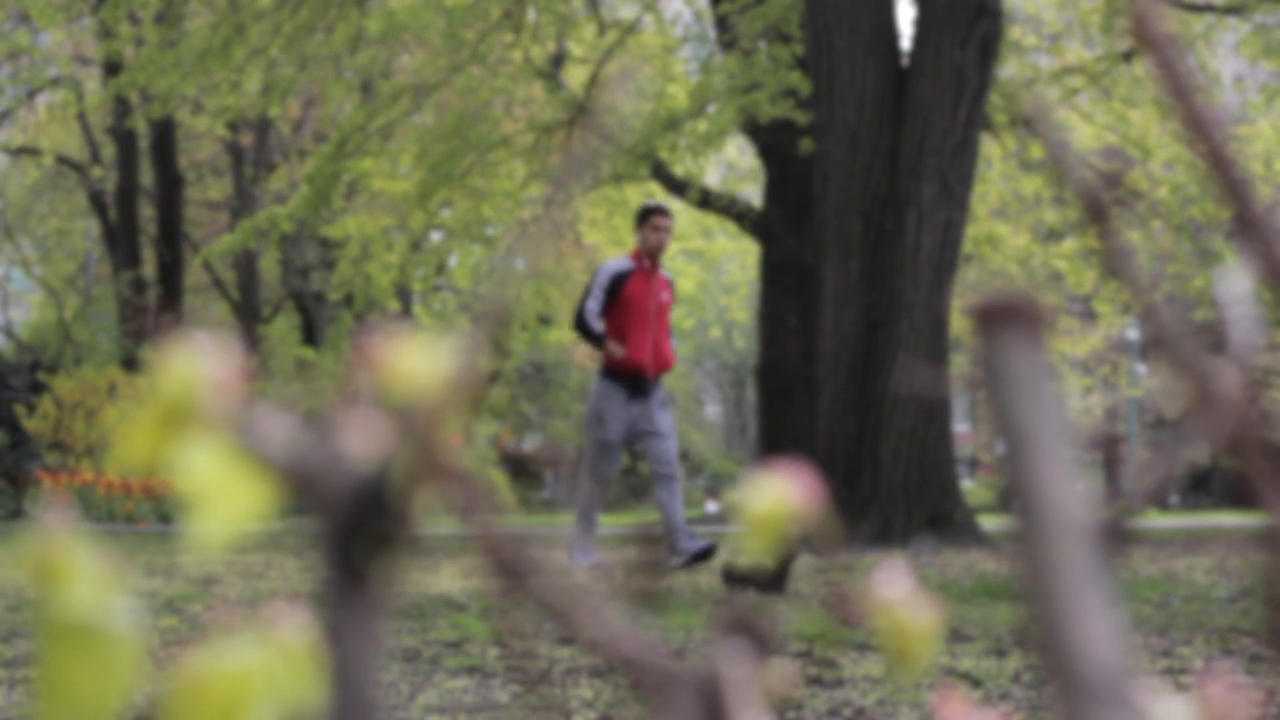
#> input picture frame 35 of back.mp4, 1280 x 720 px, given in place of pexels-engin-akyurt-6613336.mp4, which was not available
$ python back.py
#> lines starting #> are read from the running program, lines starting #| are printed output that depends on the picture; pictures that were not available may be replaced by others from this repository, and a replacement may not be noted
# -*- coding: utf-8 -*-
import cv2
import numpy as np
import time

# フレーム差分の計算
def frame_sub(img1, img2, img3, th):
    # フレームの絶対差分
    diff1 = cv2.absdiff(img1, img2)
    diff2 = cv2.absdiff(img2, img3)

    # 2つの差分画像の論理積
    diff = cv2.bitwise_and(diff1, diff2)

    # 二値化処理
    diff[diff < th] = 0
    diff[diff >= th] = 255

    # メディアンフィルタ処理（ゴマ塩ノイズ除去）
    mask = cv2.medianBlur(diff, 3) #３はフィルタサイズ

    return  mask


# 動画ファイルのキャプチャ
cap = cv2.VideoCapture("pexels-engin-akyurt-6613336.mp4")

# フレームを3枚取得してグレースケール変換
frame1 = cv2.cvtColor(cap.read()[1], cv2.COLOR_RGB2GRAY)
frame2 = cv2.cvtColor(cap.read()[1], cv2.COLOR_RGB2GRAY)
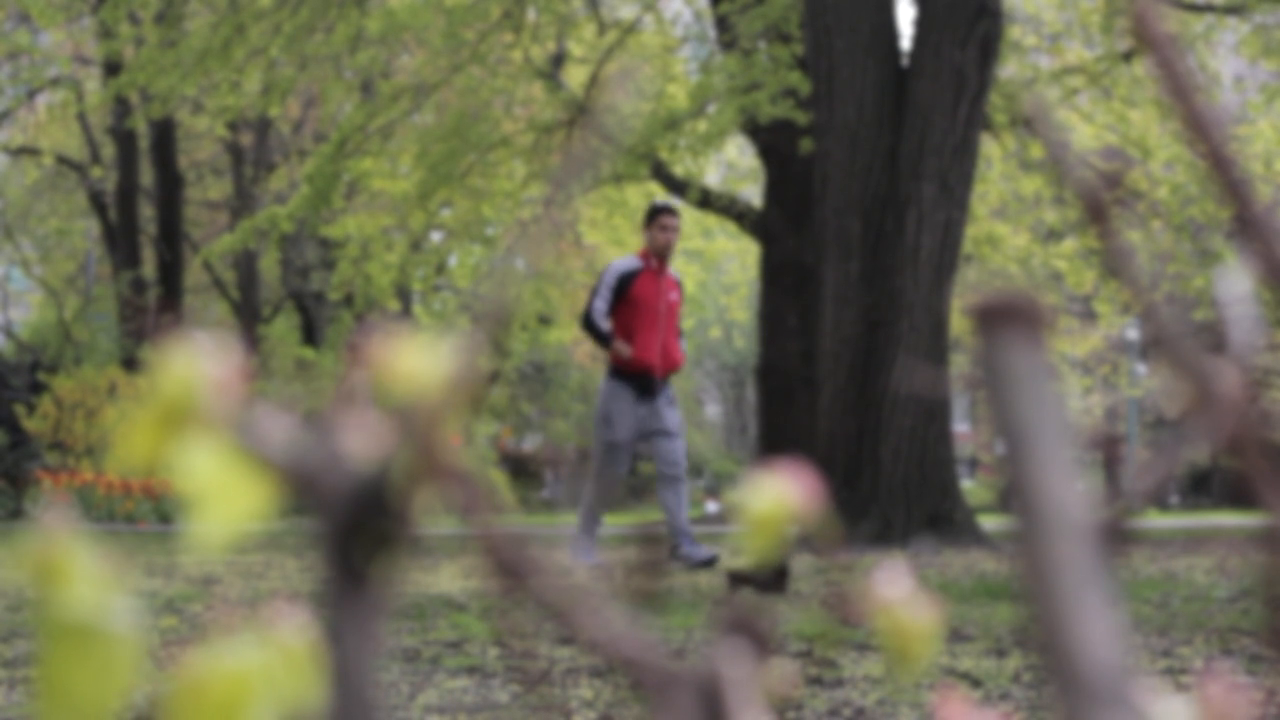
#> input picture frame 36 of back.mp4, 1280 x 720 px, given in place of pexels-engin-akyurt-6613336.mp4, which was not available
frame3 = cv2.cvtColor(cap.read()[1], cv2.COLOR_RGB2GRAY)
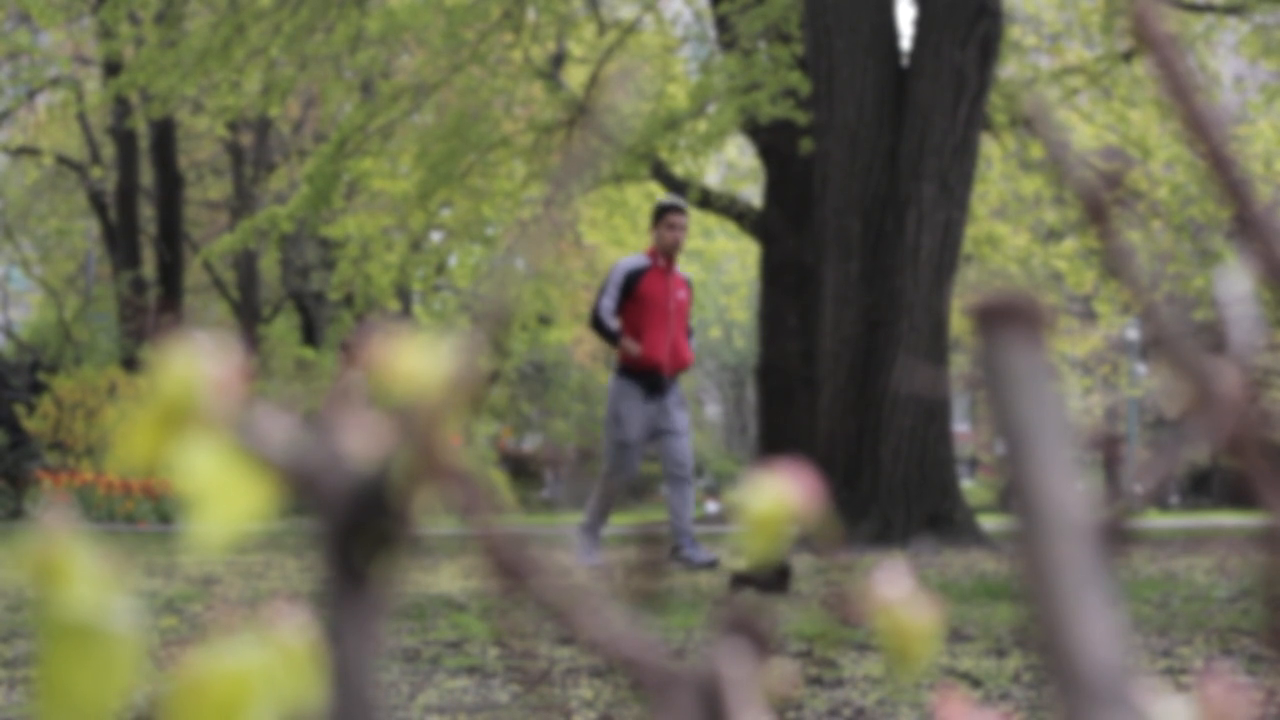
#> input picture frame 37 of back.mp4, 1280 x 720 px, given in place of pexels-engin-akyurt-6613336.mp4, which was not available

while(cap.isOpened()):
    # フレーム間差分を計算
    mask = frame_sub(frame1, frame2, frame3, th=200)
#> in frame_sub, `diff[diff < th] = 0`: diff: shape (720, 1280); every value is 0

    # 結果を表示
    cv2.imshow("Frame1", frame1)
    cv2.imshow("Frame2", frame2)
    cv2.imshow("Frame3", frame3)
    cv2.imshow("Mask", mask)

    # 3枚のフレームを更新
    frame1 = frame2
    frame2 = frame3
    frame3 = cv2.cvtColor(cap.read()[1], cv2.COLOR_RGB2GRAY)
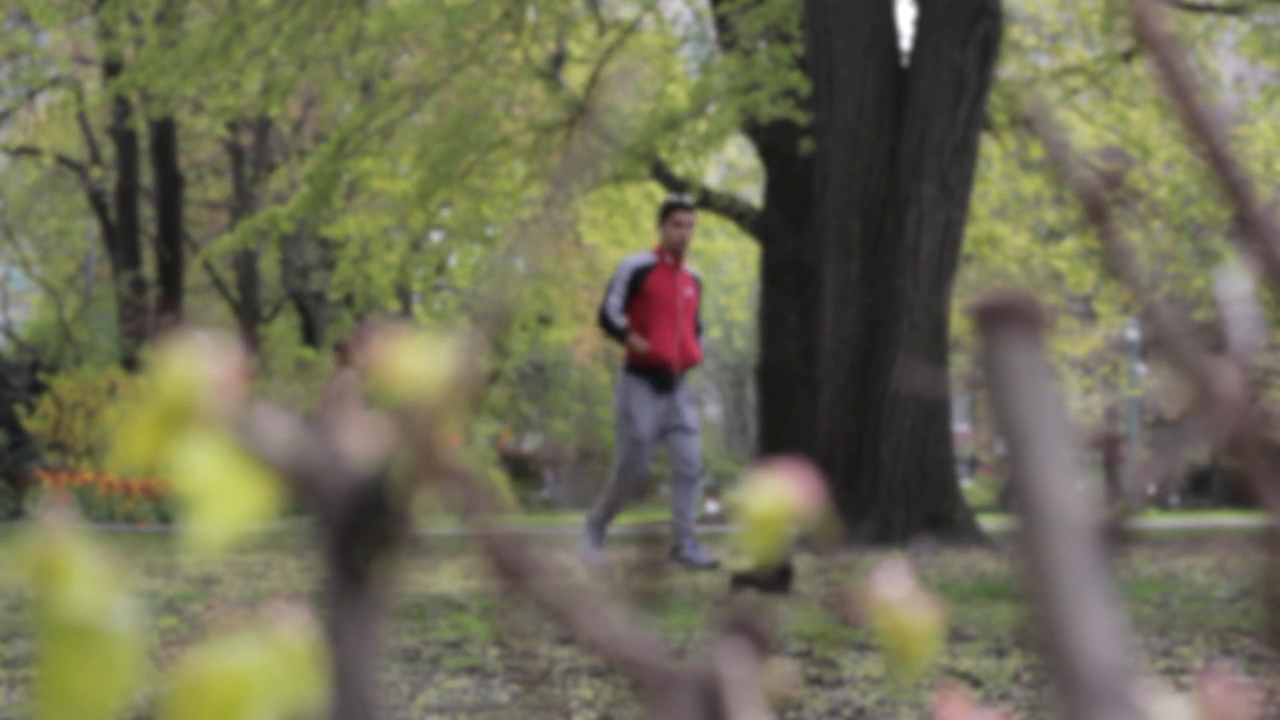
#> input picture frame 38 of back.mp4, 1280 x 720 px, given in place of pexels-engin-akyurt-6613336.mp4, which was not available
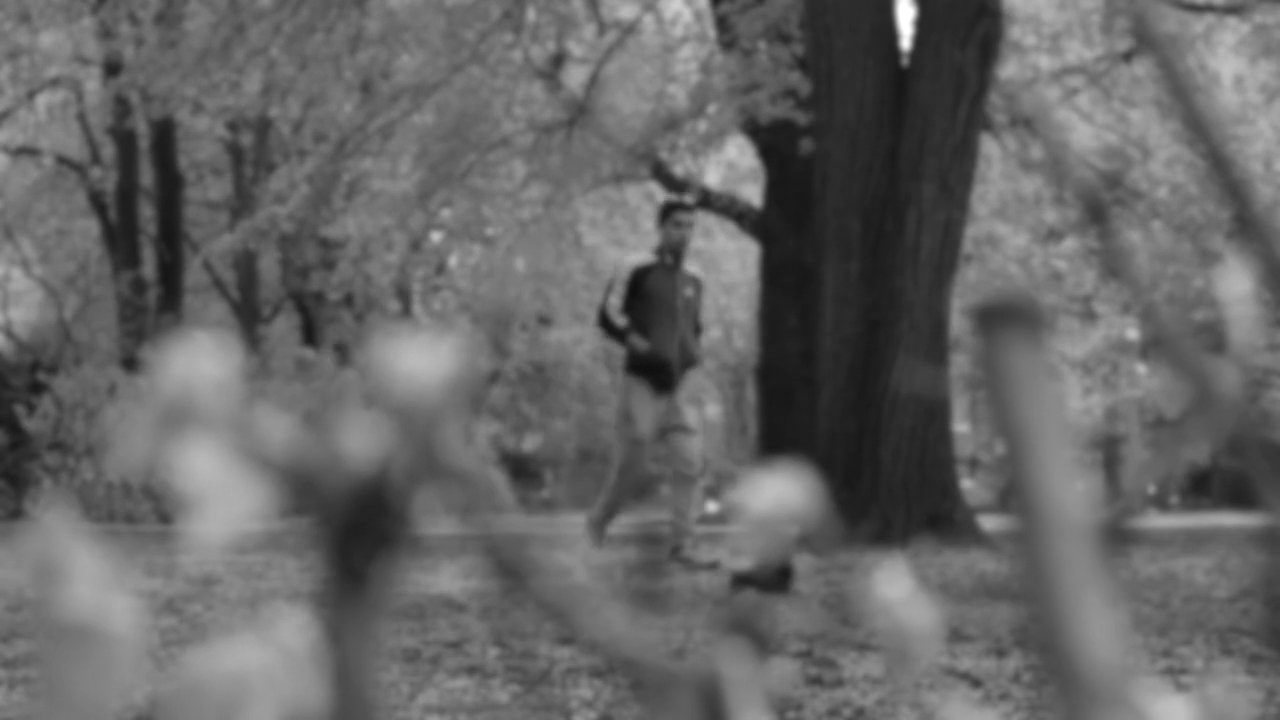
#> frame3: shape (720, 1280); min 14, max 255, mean 101.9

    # 待機(0.03sec)
    time.sleep(0.03)

    # qキーが押されたら途中終了
    if cv2.waitKey(1) & 0xFF == ord('q'):
#> (key q is pressed here)
        break

cap.release()
cv2.destroyAllWindows()

$ run again, starting later in the video
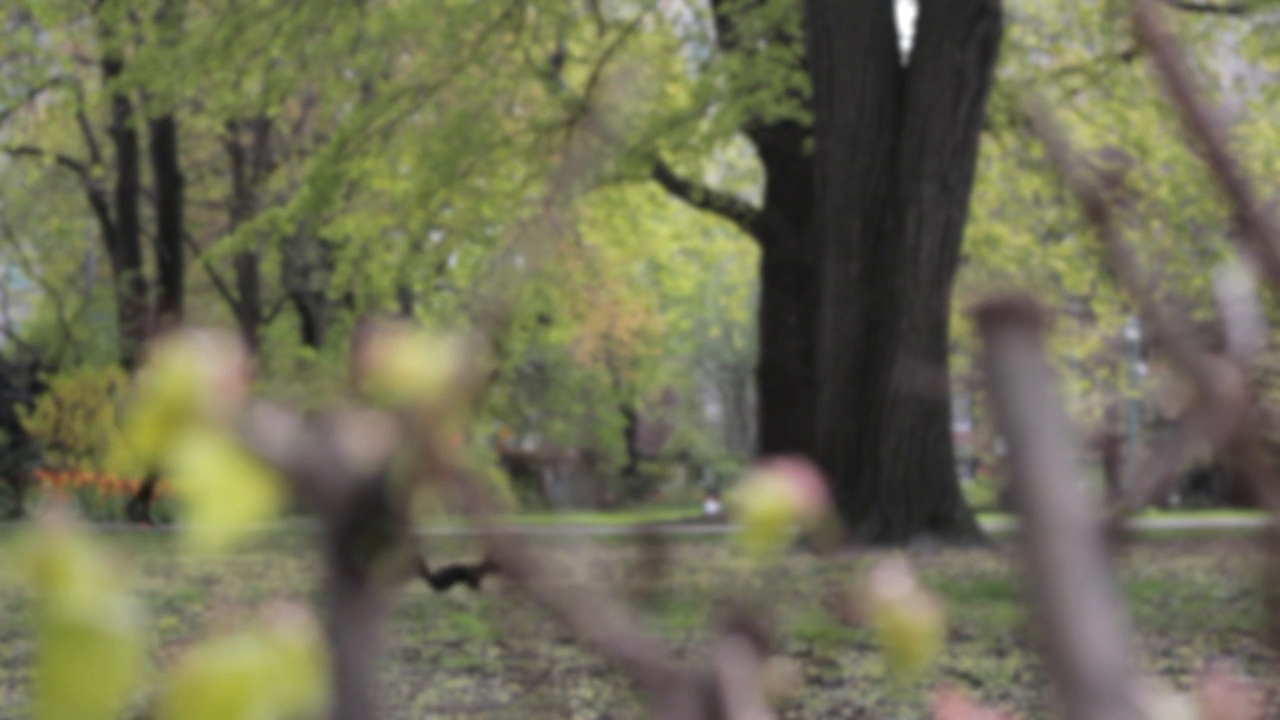
#> input picture frame 160 of back.mp4, 1280 x 720 px, given in place of pexels-engin-akyurt-6613336.mp4, which was not available
#> `frame1 = cv2.cvtColor(cap.read()[1], cv2.COLOR_RGB2GRAY)`:
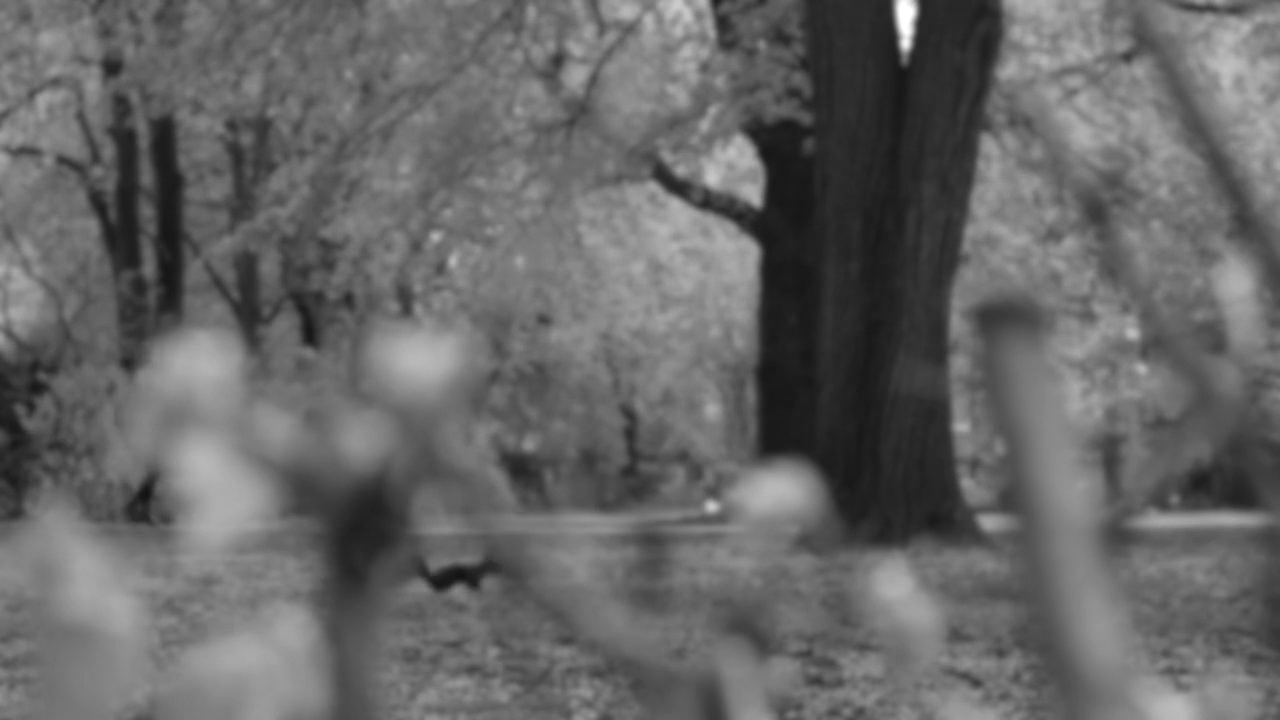
#> frame1: shape (720, 1280); min 17, max 255, mean 102.4

$ run again, starting later in the video
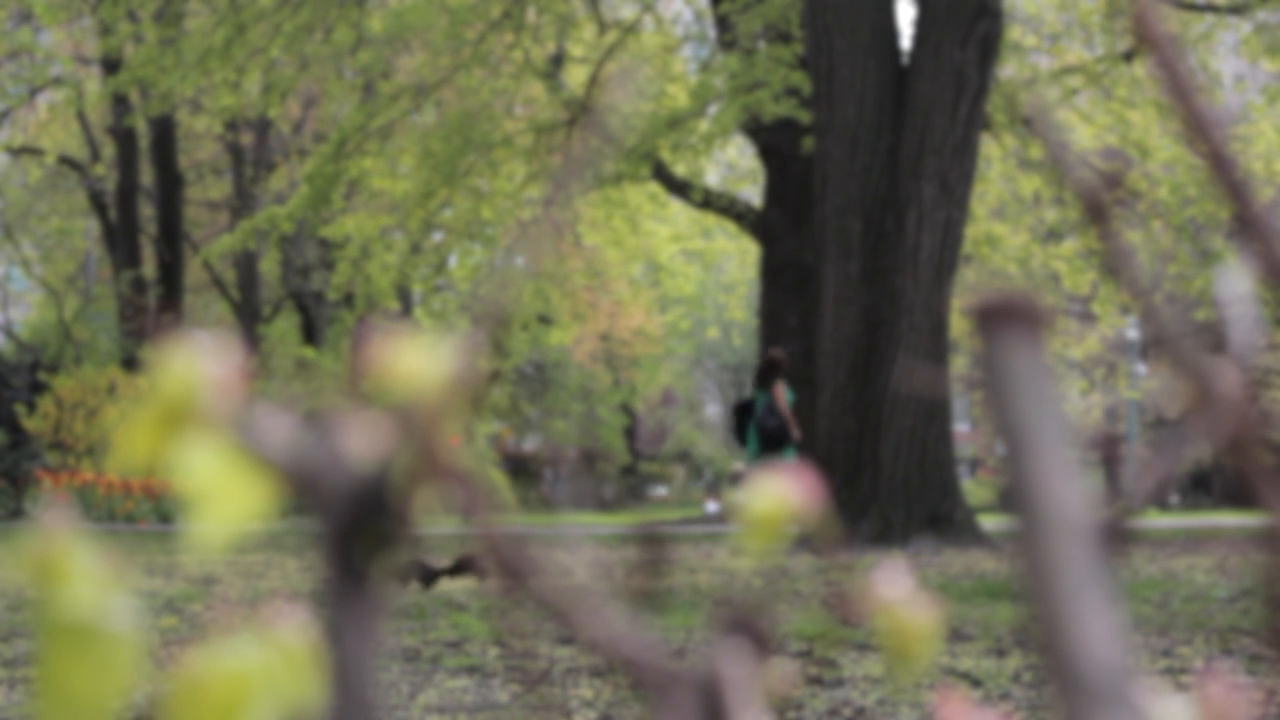
#> input picture frame 284 of back.mp4, 1280 x 720 px, given in place of pexels-engin-akyurt-6613336.mp4, which was not available
#> `frame1 = cv2.cvtColor(cap.read()[1], cv2.COLOR_RGB2GRAY)`:
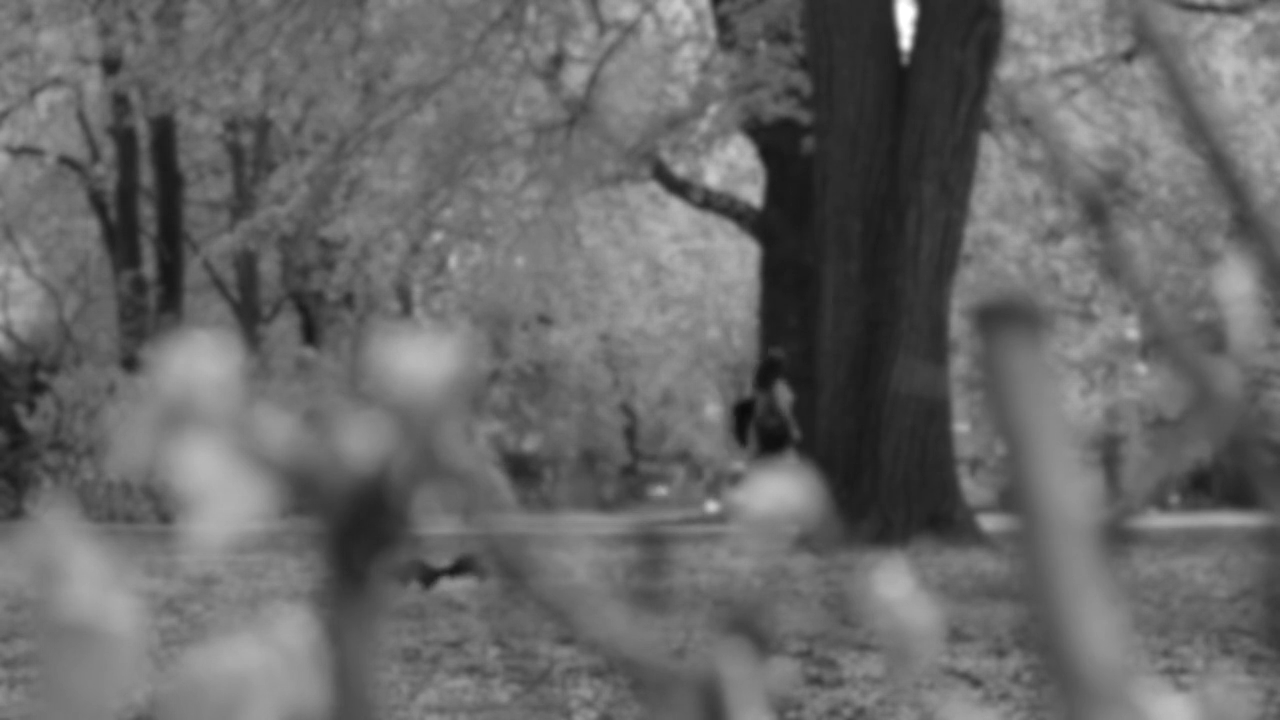
#> frame1: shape (720, 1280); min 11, max 255, mean 104.3
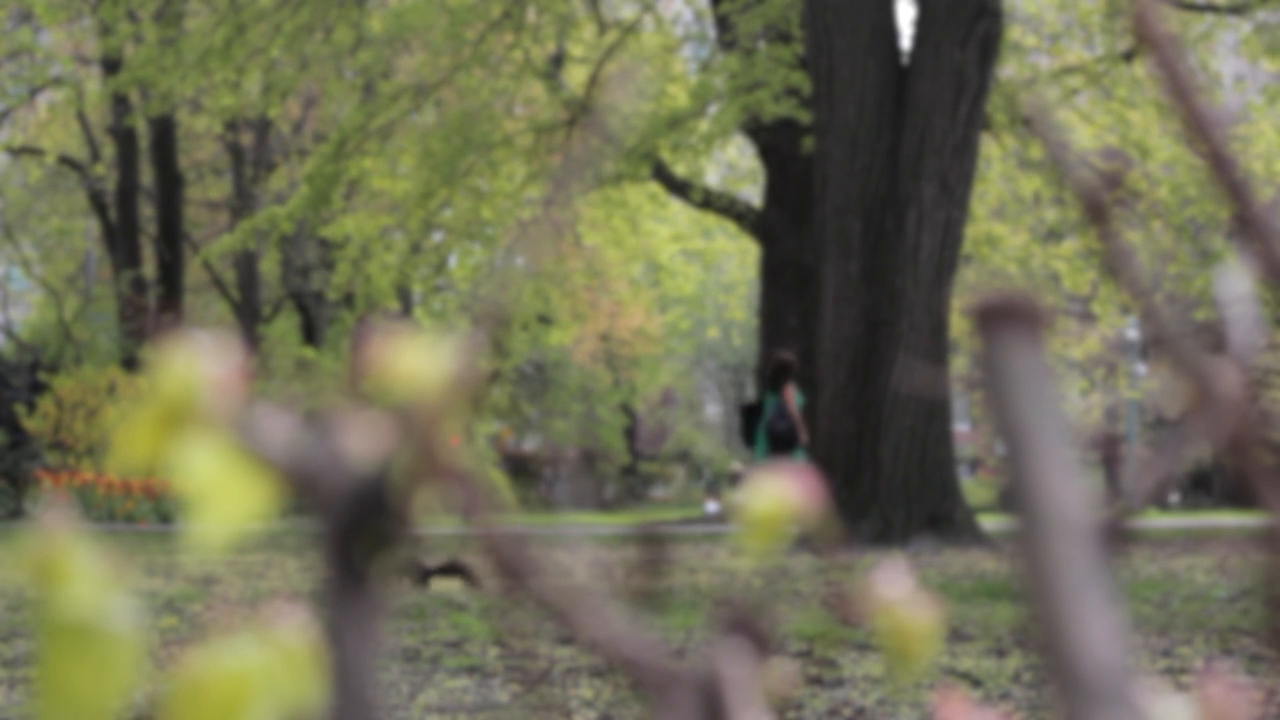
#> input picture frame 286 of back.mp4, 1280 x 720 px, given in place of pexels-engin-akyurt-6613336.mp4, which was not available
